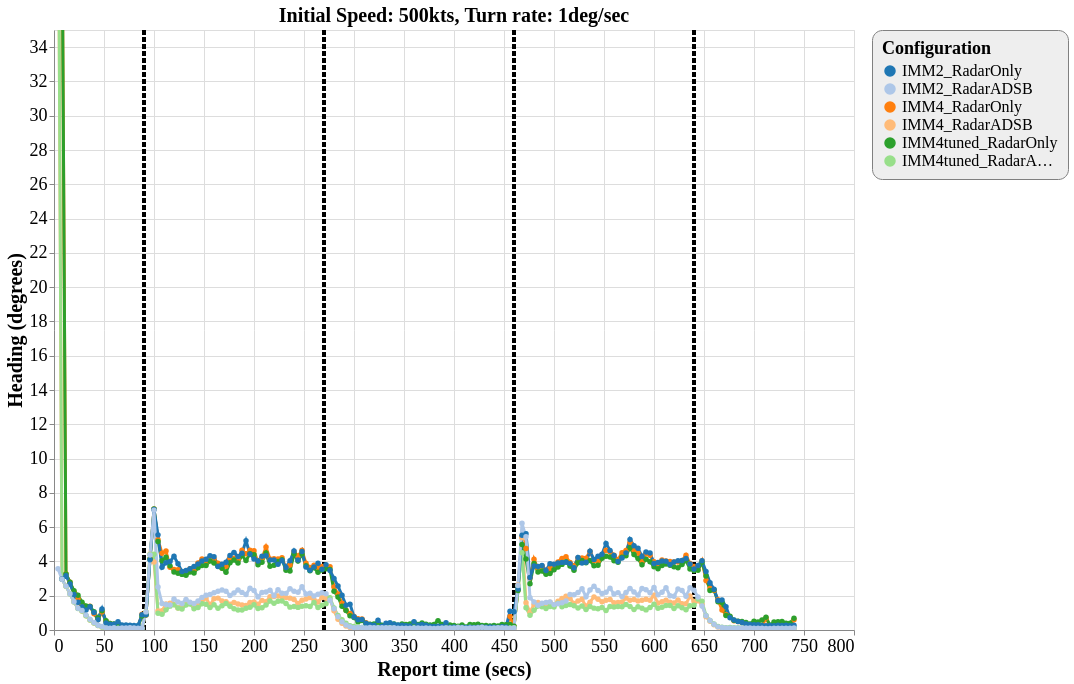

The specification (Vega-Lite) saved for this image:
### Vega-Lite specification from a JSON file in a GitHub repository (floating-point values rounded to 4 significant figures; data arrays with more than 128 entries replaced by an {"elided": "..."} marker saying what was removed)
{"config": {"view": {"continuousWidth": 800, "continuousHeight": 600}, "axisX": {"labelFontSize": 18, "titleFontSize": 20}, "axisY": {"labelFontSize": 18, "titleFontSize": 20}, "font": "Times New Roman", "legend": {"cornerRadius": 10, "fillColor": "#EEEEEE", "labelFontSize": 16, "padding": 10, "strokeColor": "gray", "titleFontSize": 18}, "title": {"fontSize": 20}}, "layer": [{"data": {"name": "data-f41710ca85e44252df82fd1c33449ce2"}, "mark": {"type": "rule", "strokeDash": [5, 2], "strokeWidth": 4}, "encoding": {"color": {"type": "nominal", "field": "color", "scale": null}, "x": {"type": "quantitative", "field": "tt"}}}, {"data": {"name": "data-7dd154a397b846c97e75030a52040c31"}, "mark": {"type": "line", "point": true, "strokeWidth": 3}, "encoding": {"color": {"type": "ordinal", "field": "config", "scale": {"scheme": "category20"}, "sort": ["IMM2_RadarOnly", "IMM2_RadarADSB", "IMM4_RadarOnly", "IMM4_RadarADSB", "IMM4tuned_RadarOnly", "IMM4tuned_RadarADSB"], "title": "Configuration"}, "x": {"type": "quantitative", "field": "time", "title": "Report time (secs)"}, "y": {"type": "quantitative", "field": "rmse_hdg", "scale": {"domain": [0, 35], "zero": false}, "title": "Heading (degrees)"}}, "selection": {"selector130": {"type": "interval", "bind": "scales", "encodings": ["x", "y"]}}, "title": "Initial Speed: 500kts, Turn rate: 1deg/sec"}], "$schema": "https://vega.github.io/schema/vega-lite/v4.8.1.json", "datasets": {"data-f41710ca85e44252df82fd1c33449ce2": [{"tt": 90, "color": "black"}, {"tt": 270, "color": "black"}, {"tt": 460, "color": "black"}, {"tt": 640, "color": "black"}], "data-7dd154a397b846c97e75030a52040c31": {"elided": "1109 records"}}}
